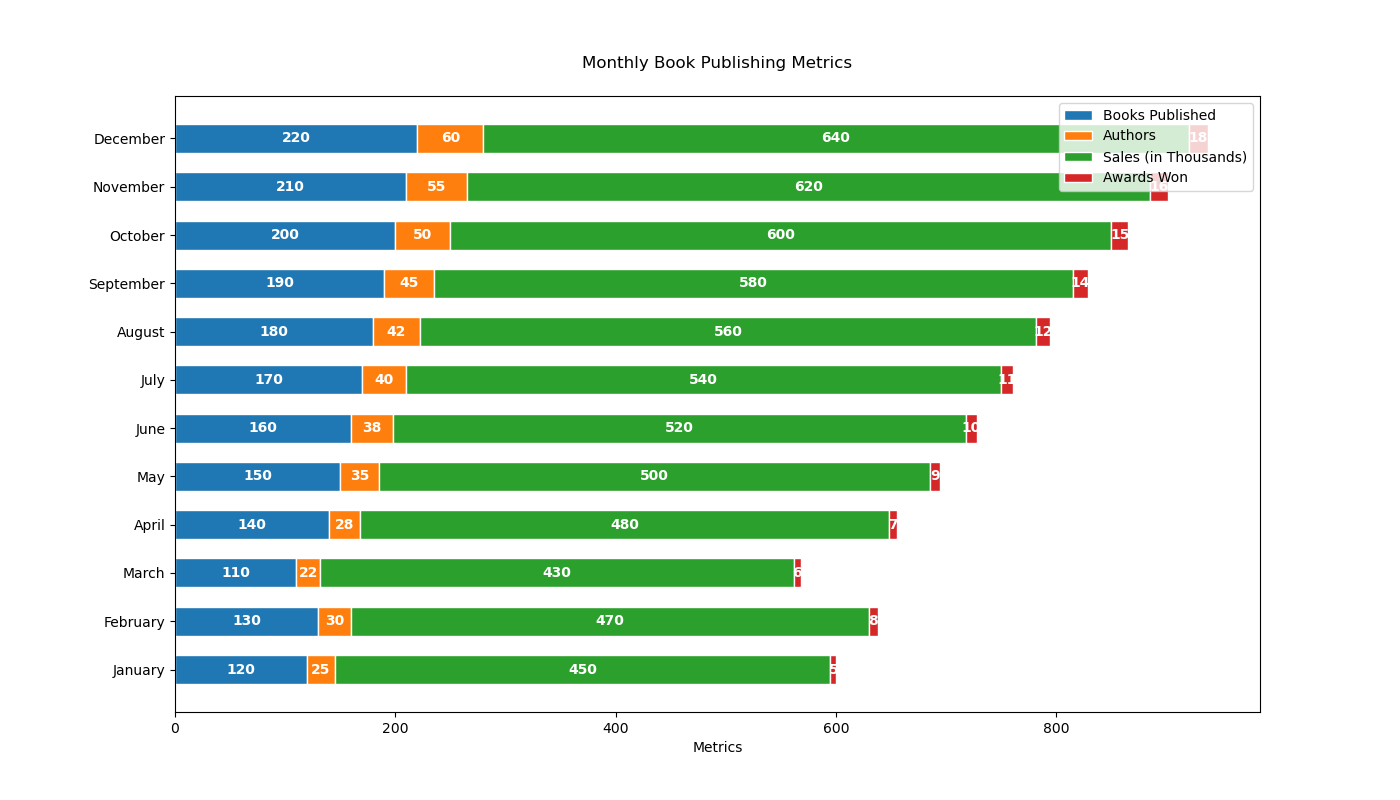

This chart was generated by the following Python code:

import matplotlib.pyplot as plt

months = ['January', 'February', 'March', 'April', 'May', 'June', 
          'July', 'August', 'September', 'October', 'November', 'December']
books_published = [120, 130, 110, 140, 150, 160, 170, 180, 190, 200, 210, 220]
authors = [25, 30, 22, 28, 35, 38, 40, 42, 45, 50, 55, 60]
sales = [450, 470, 430, 480, 500, 520, 540, 560, 580, 600, 620, 640]
awards_won = [5, 8, 6, 7, 9, 10, 11, 12, 14, 15, 16, 18]

plt.figure(figsize=(14, 8))  
bar_width = 0.6  

plt.barh(months, books_published, color='#1f77b4', edgecolor='white', height=bar_width, label='Books Published')
plt.barh(months, authors, left=books_published, color='#ff7f0e', edgecolor='white', height=bar_width, label='Authors')
plt.barh(months, sales, left=[i+j for i,j in zip(books_published, authors)], color='#2ca02c', edgecolor='white', height=bar_width, label='Sales (in Thousands)')
plt.barh(months, awards_won, left=[i+j+k for i,j,k in zip(books_published, authors, sales)], color='#d62728', edgecolor='white', height=bar_width, label='Awards Won')

for i, (b, a, s, aw) in enumerate(zip(books_published, authors, sales, awards_won)):
    plt.text(b/2, i, str(b), ha='center', va='center', color='white', fontweight='bold')
    plt.text(b+a/2, i, str(a), ha='center', va='center', color='white', fontweight='bold')
    plt.text(b+a+s/2, i, str(s), ha='center', va='center', color='white', fontweight='bold')
    plt.text(b+a+s+aw/2, i, str(aw), ha='center', va='center', color='white', fontweight='bold')

plt.xlabel('Metrics')  
plt.title('Monthly Book Publishing Metrics', pad=20)  
plt.yticks(rotation=0)  
plt.legend(loc='upper right')

plt.show()
